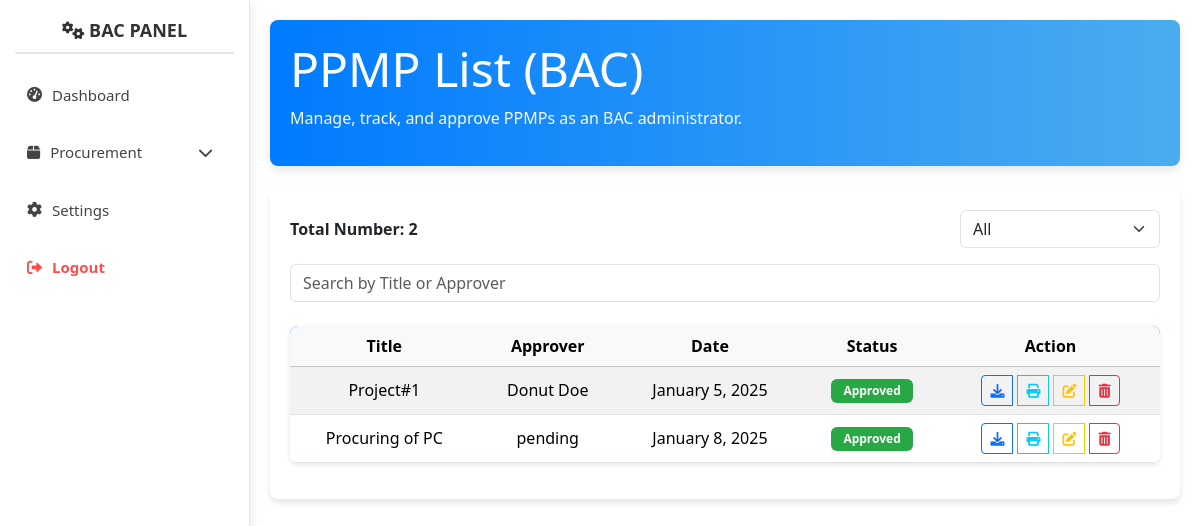
Screenshot of /bac/ppmp_list.php (signed in) with the database file from the repository.
### tables this page shows
CREATE TABLE `ppmp_list` (
  `ppmp_id` int(11) UNSIGNED NOT NULL,
  `project_title` varchar(255) NOT NULL,
  `user_id` int(11) UNSIGNED NOT NULL,
  `approver` varchar(100) DEFAULT 'pending',
  `date_created` timestamp NOT NULL DEFAULT current_timestamp(),
  `status` enum('approved','pending','rejected','completed') DEFAULT 'pending',
  `created_at` timestamp NOT NULL DEFAULT current_timestamp(),
  `updated_at` timestamp NOT NULL DEFAULT current_timestamp() ON UPDATE current_timestamp(),
  `signature` longblob DEFAULT NULL
);

### bac/ppmp_list.php (the view, shortened to what this page needs)
<?php
require_once '../bac/src/config/database.php';
$query = "SELECT ppmp_id, project_title, approver, date_created, status FROM ppmp_list";
$result = mysqli_query($conn, $query);
?>
<!DOCTYPE html>
<html lang="en">
<head>
    <link rel="stylesheet" href="https://cdn.jsdelivr.net/npm/bootstrap@5.3.3/dist/css/bootstrap.min.css">
    <link rel="stylesheet" href="https://cdnjs.cloudflare.com/ajax/libs/font-awesome/6.0.0-beta3/css/all.min.css">
    <link rel="stylesheet" href="../admin/src/css/dashboard.css">
    <link rel="stylesheet" href="../bac/src/css/pr.css">
    <link rel="stylesheet" href="src/css/ppmp_list.css">
</head>
<body>
    <?php include '../bac/sidebar.php'; ?>
    <div class="content animate__animated animate__fadeIn">
        <div class="header-card mb-4">
            <h1 class="display-5 mb-2">PPMP List (BAC)</h1>
            <p class="text-light">Manage, track, and approve PPMPs as an BAC administrator.</p>
        </div>
        <div class="table-container">
            <div class="d-flex justify-content-between align-items-center mb-3">
                <div>
                    <span class="total-number">Total Number: <?php echo mysqli_num_rows($result); ?></span>
                </div>
                <div class="status-dropdown">
                    <select class="form-select" id="status-filter" style="width: 200px;">
                        <option value="all">All</option>
                    </select>
                </div>
            </div>
            <div class="search-container mb-4">
                <input type="text" class="form-control" id="search-bar" placeholder="Search by Title or Approver">
            </div>
            <table class="table table-striped table-hover">
                <thead class="table-light">
                    <tr>
                        <th>Title</th>
                        <th>Approver</th>
                        <th>Date</th>
                        <th>Status</th>
                        <th>Action</th>
                    </tr>
                </thead>
                <tbody id="ppmp-table">
                    <?php while ($row = mysqli_fetch_assoc($result)): ?>
                        <tr data-status="<?php echo $row['status']; ?>">
                            <td><?php echo htmlspecialchars($row['project_title']); ?></td>
                            <td><?php echo htmlspecialchars($row['approver']); ?></td>
                            <td><?php echo date("F j, Y", strtotime($row['date_created'])); ?></td>
                            <td>
                                <?php
                                $statusClass = '';
                                switch ($row['status']) {
                                    case 'approved':
                                        $statusClass = 'badge-approved';
                                        break;
                                }
                                ?>
                                <span class="badge <?php echo $statusClass; ?>"><?php echo ucfirst($row['status']); ?></span>
                            </td>
                            <td class="text-justify">
                                <div class="btn-group" role="group" aria-label="Actions">
                                <a href="src/process/download_excel_ppmp.php?ppmp_id=<?php echo $row['ppmp_id']; ?>"
                                        class="btn btn-outline-primary btn-sm"
                                        title="Download PPMP"
                                        style="margin-right: 5px;">
                                        <i class="fas fa-download"></i>
                                    </a>
                                    <button class="btn btn-outline-info btn-sm" title="Print PPMP" style="margin-right: 5px;" onclick="printPPMP('<?php echo $row['ppmp_id']; ?>')">
                                        <i class="fas fa-print"></i>
                                    </button>
                                    <a href="../bac/edit_ppmp.php?ppmp_id=<?php echo $row['ppmp_id']; ?>" class="btn btn-outline-warning btn-sm" title="Update PPMP" style="margin-right: 5px;">
                                        <i class="fas fa-edit"></i>
                                    </a>
                                    <button class="btn btn-outline-danger btn-sm" title="Delete PPMP" onclick="confirmDelete('<?php echo $row['ppmp_id']; ?>')">
                                        <i class="fas fa-trash-alt"></i>
                                    </button>
                                </div>
                            </td>
                        </tr>
                    <?php endwhile; ?>
                </tbody>
            </table>
        </div>
    </div>
</body>
</html>

### end-user/src/css/dashboard.css (style rules this page uses)
body { background-color: #f8f9fa; font-family: 'Arial', sans-serif; }
.content { margin-left: 250px; padding: 20px; }
.header-card { background: linear-gradient(90deg, #007bff, #4bacef); color: white; padding: 20px; border-radius: 8px; margin-bottom: 20px; box-shadow: 0 4px 8px rgba(0, 0, 0, 0.1); }

### bac/src/css/pr.css (style rules this page uses)
body { background-color: #f8f9fa; }
.content { margin-left: 250px; padding: 20px; }
.header-card { background: linear-gradient(90deg, #007bff, #4bacef); color: white; padding: 20px; border-radius: 8px; margin-bottom: 20px; box-shadow: 0 4px 8px rgba(0, 0, 0, 0.1); }
table { box-shadow: 0 2px 5px rgba(0, 0, 0, 0.1); border-radius: 8px; overflow: hidden; }
table thead { background-color: #007bff; color: white; }
table td, table th { text-align: center; vertical-align: middle; }
.btn { border-radius: 30px; }

### bac/src/css/ppmp_list.css (style rules this page uses)
body { font-family: Arial, sans-serif; background-color: #f7f7f7; }
.header-card h1 { margin-bottom: 10px; }
.table-container { background-color: #ffffff; padding: 20px; border-radius: 8px; box-shadow: 0 4px 6px rgba(0, 0, 0, 0.1); }
.table th, .table td { vertical-align: middle; }
.table-container .badge { padding: 6px 12px; text-transform: capitalize; }
.badge-approved { background-color: #28a745; color: white; }
.total-number { font-weight: 600; }

### rows the page displays
ppmp_list: project_title "Project#1", approver "Donut Doe", date_created "January 5, 2025", status "Approved"
ppmp_list: project_title "Procuring of PC", approver "pending", date_created "January 8, 2025", status "Approved"

### other values shown
mysqli_num_rows($result) "2"
